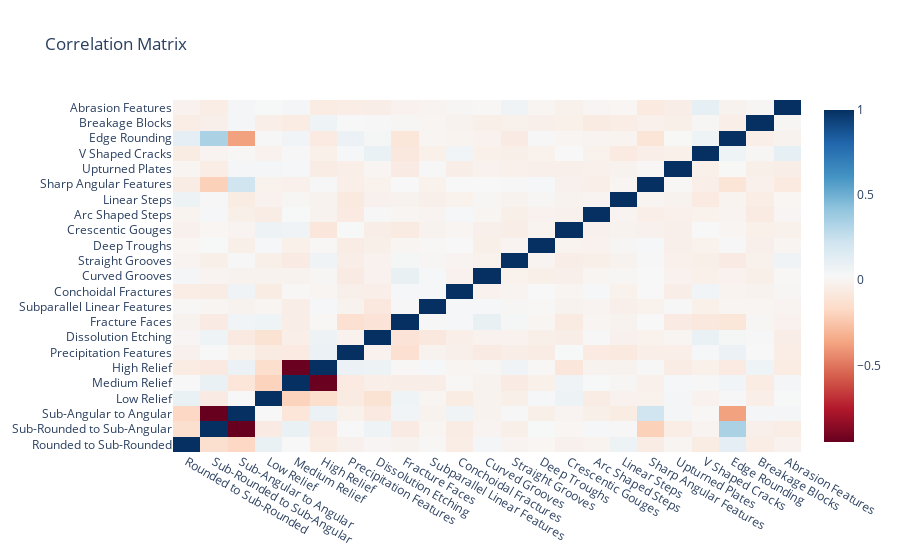

Write notebook code for a chart like this one.
### Code cell
fig = go.Figure(data=go.Heatmap(df_to_plotly(corr), 
                                colorscale = "RdBu", 
                                hovertemplate = "x-axis feature: %{x}<br>" + "y-axis feature: %{y}<br>" + "correlation: %{z}",
                                name = "",
                               ))

fig.update_layout(
    title='Correlation Matrix'
)

fig.show()

### Figure 1 — Plotly figure (JSON) as saved in the notebook; plotly's stock layout.template omitted (floating-point values rounded to 4 significant figures; data arrays with more than 128 entries replaced by an {"elided": "..."} marker saying what was removed)
{"data": [{"colorscale": [[0, "rgb(103,0,31)"], [0.1, "rgb(178,24,43)"], [0.2, "rgb(214,96,77)"], [0.3, "rgb(244,165,130)"], [0.4, "rgb(253,219,199)"], [0.5, "rgb(247,247,247)"], [0.6, "rgb(209,229,240)"], [0.7, "rgb(146,197,222)"], [0.8, "rgb(67,147,195)"], [0.9, "rgb(33,102,172)"], [1, "rgb(5,48,97)"]], "hovertemplate": "x-axis feature: %{x}<br>y-axis feature: %{y}<br>correlation: %{z}", "name": "", "type": "heatmap", "x": ["Rounded to Sub-Rounded", "Sub-Rounded to Sub-Angular", "Sub-Angular to Angular", "Low Relief", "Medium Relief", "High Relief", "Precipitation Features", "Dissolution Etching", "Fracture Faces", "Subparallel Linear Features", "Conchoidal Fractures", "Curved Grooves", "Straight Grooves", "Deep Troughs", "Crescentic Gouges", "Arc Shaped Steps", "Linear Steps", "Sharp Angular Features", "Upturned Plates", "V Shaped Cracks", "Edge Rounding", "Breakage Blocks", "Abrasion Features"], "y": ["Rounded to Sub-Rounded", "Sub-Rounded to Sub-Angular", "Sub-Angular to Angular", "Low Relief", "Medium Relief", "High Relief", "Precipitation Features", "Dissolution Etching", "Fracture Faces", "Subparallel Linear Features", "Conchoidal Fractures", "Curved Grooves", "Straight Grooves", "Deep Troughs", "Crescentic Gouges", "Arc Shaped Steps", "Linear Steps", "Sharp Angular Features", "Upturned Plates", "V Shaped Cracks", "Edge Rounding", "Breakage Blocks", "Abrasion Features"], "z": {"elided": "23x23 float values"}}], "layout": {"title": {"text": "Correlation Matrix"}}}
